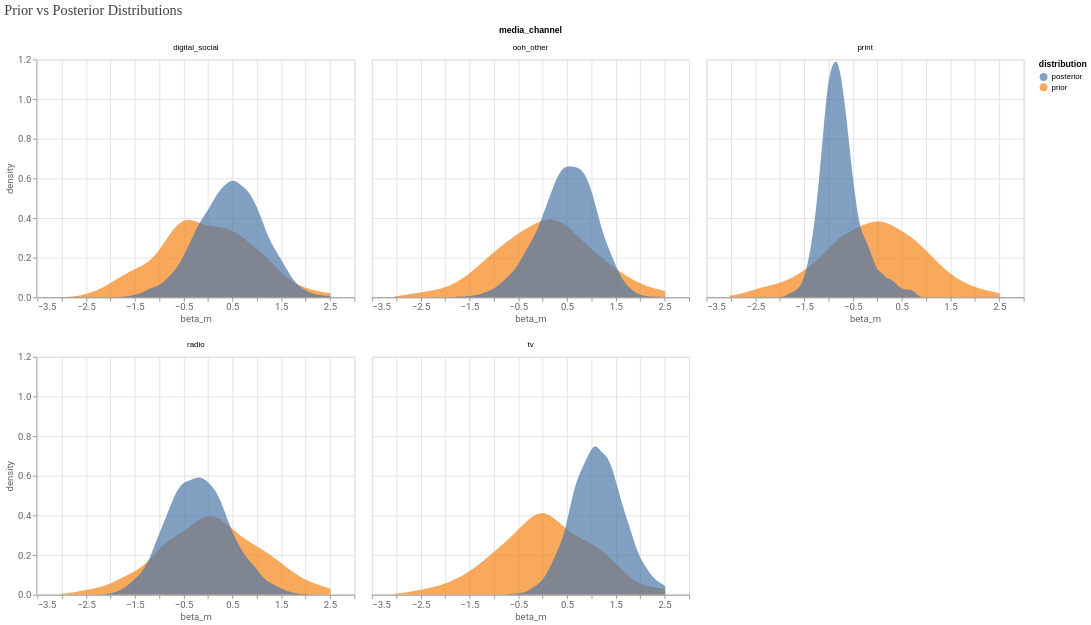

The notebook cell this image was saved under:
### Markdown cell above
#### Prior vs. Posterior Distributions

Compared prior and posterior distributions to evaluate how the observed data updated the model's parameter estimates. TV showed a positive association with crashes, while Print leaned negative. Radio, Digital/Social, and OOH/Other remained centered near zero, indicating uncertainty about the direction of their associations.

### Code cell
# Prior and posterior
model_diag.plot_prior_and_posterior_distribution(parameter="beta_m")

### Figure 1 — Vega-Lite specification as saved in the notebook (floating-point values rounded to 4 significant figures; data arrays with more than 128 entries replaced by an {"elided": "..."} marker saying what was removed)
{"config": {"view": {"continuousWidth": 300, "continuousHeight": 300}, "axis": {"labelColor": "#5F6368", "labelFont": "Roboto", "labelFontSize": 12, "titleColor": "#5F6368", "titleFont": "Roboto", "titleFontSize": 12, "titleFontWeight": "normal"}}, "data": {"name": "data-afdd54124f48436784299c144f5882cc"}, "facet": {"field": "media_channel", "type": "nominal"}, "spec": {"mark": {"type": "area", "opacity": 0.7}, "encoding": {"color": {"field": "distribution", "type": "nominal"}, "x": {"field": "beta_m", "type": "quantitative"}, "y": {"field": "density", "stack": false, "type": "quantitative"}}, "name": "view_7828fbfbd4b91245_0", "transform": [{"density": "beta_m", "groupby": ["media_channel", "distribution"], "as": ["beta_m", "density"]}], "width": 400}, "columns": 3, "params": [{"name": "param_1e9efca18e7a2868", "select": {"type": "interval", "encodings": ["x", "y"]}, "bind": "scales", "views": ["view_7828fbfbd4b91245_0"]}], "resolve": {"scale": {"x": "independent"}}, "title": {"text": "Prior vs Posterior Distributions", "anchor": "start", "color": "#3C4043", "font": "Google Sans Display", "fontSize": 18, "fontWeight": "normal", "offset": 10}, "$schema": "https://vega.github.io/schema/vega-lite/v6.4.1.json", "datasets": {"data-afdd54124f48436784299c144f5882cc": {"elided": "22500 records"}}}
